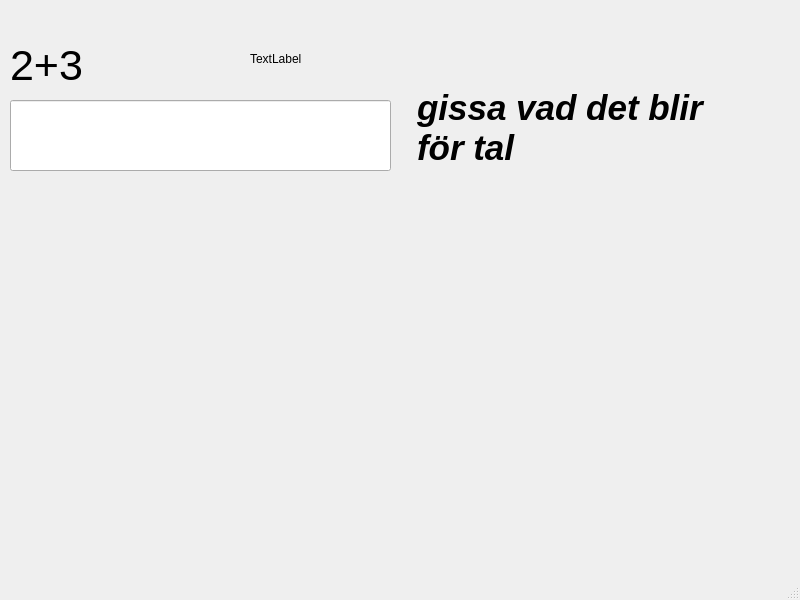
<?xml version="1.0" encoding="UTF-8"?>
<ui version="4.0">
 <class>MainWindow</class>
 <widget class="QMainWindow" name="MainWindow">
  <property name="geometry">
   <rect>
    <x>0</x>
    <y>0</y>
    <width>800</width>
    <height>600</height>
   </rect>
  </property>
  <property name="windowTitle">
   <string>Snurrig</string>
  </property>
  <widget class="QWidget" name="centralwidget">
   <widget class="QLabel" name="label">
    <property name="geometry">
     <rect>
      <x>10</x>
      <y>20</y>
      <width>131</width>
      <height>91</height>
     </rect>
    </property>
    <property name="font">
     <font>
      <pointsize>32</pointsize>
     </font>
    </property>
    <property name="text">
     <string>2+3</string>
    </property>
   </widget>
   <widget class="QLineEdit" name="lineEdit">
    <property name="geometry">
     <rect>
      <x>10</x>
      <y>100</y>
      <width>381</width>
      <height>71</height>
     </rect>
    </property>
    <property name="font">
     <font>
      <pointsize>32</pointsize>
     </font>
    </property>
   </widget>
   <widget class="QLabel" name="pic1">
    <property name="geometry">
     <rect>
      <x>30</x>
      <y>190</y>
      <width>381</width>
      <height>311</height>
     </rect>
    </property>
    <property name="sizePolicy">
     <sizepolicy hsizetype="Minimum" vsizetype="Minimum">
      <horstretch>0</horstretch>
      <verstretch>0</verstretch>
     </sizepolicy>
    </property>
    <property name="text">
     <string/>
    </property>
    <property name="pixmap">
     <pixmap resource="files.qrc">:/1.png</pixmap>
    </property>
   </widget>
   <widget class="QLabel" name="pic2">
    <property name="geometry">
     <rect>
      <x>30</x>
      <y>190</y>
      <width>381</width>
      <height>311</height>
     </rect>
    </property>
    <property name="sizePolicy">
     <sizepolicy hsizetype="Minimum" vsizetype="Minimum">
      <horstretch>0</horstretch>
      <verstretch>0</verstretch>
     </sizepolicy>
    </property>
    <property name="text">
     <string/>
    </property>
    <property name="pixmap">
     <pixmap resource="files.qrc">:/2.png</pixmap>
    </property>
   </widget>
   <widget class="QLabel" name="blinkCount">
    <property name="geometry">
     <rect>
      <x>250</x>
      <y>50</y>
      <width>58</width>
      <height>18</height>
     </rect>
    </property>
    <property name="text">
     <string>TextLabel</string>
    </property>
   </widget>
   <widget class="QLabel" name="label_2">
    <property name="geometry">
     <rect>
      <x>417</x>
      <y>67</y>
      <width>341</width>
      <height>121</height>
     </rect>
    </property>
    <property name="font">
     <font>
      <pointsize>26</pointsize>
      <weight>75</weight>
      <italic>true</italic>
      <bold>true</bold>
     </font>
    </property>
    <property name="text">
     <string>gissa vad det blir för tal </string>
    </property>
    <property name="wordWrap">
     <bool>true</bool>
    </property>
   </widget>
  </widget>
  <widget class="QMenuBar" name="menubar">
   <property name="geometry">
    <rect>
     <x>0</x>
     <y>0</y>
     <width>800</width>
     <height>30</height>
    </rect>
   </property>
  </widget>
  <widget class="QStatusBar" name="statusbar"/>
 </widget>
 <resources>
  <include location="files.qrc"/>
 </resources>
 <connections>
  <connection>
   <sender>lineEdit</sender>
   <signal>textEdited(QString)</signal>
   <receiver>MainWindow</receiver>
   <slot>answerChanged(QString)</slot>
   <hints>
    <hint type="sourcelabel">
     <x>126</x>
     <y>153</y>
    </hint>
    <hint type="destinationlabel">
     <x>157</x>
     <y>126</y>
    </hint>
   </hints>
  </connection>
 </connections>
 <slots>
  <slot>answerChanged(QString)</slot>
 </slots>
</ui>
